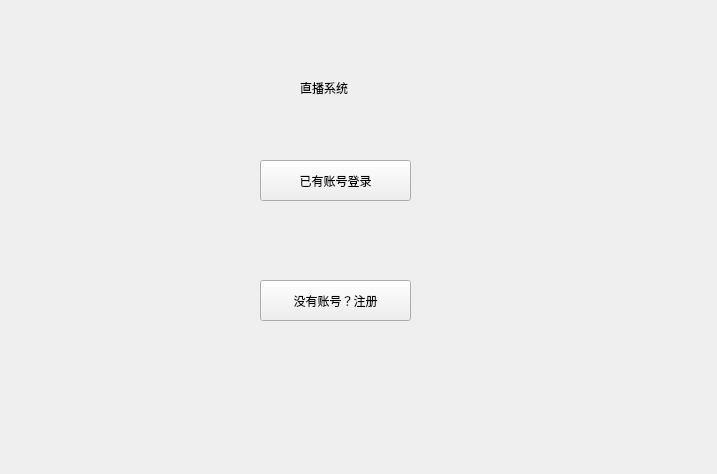
<?xml version="1.0" encoding="UTF-8"?>
<ui version="4.0">
 <class>Form</class>
 <widget class="QWidget" name="Form">
  <property name="geometry">
   <rect>
    <x>0</x>
    <y>0</y>
    <width>717</width>
    <height>474</height>
   </rect>
  </property>
  <property name="windowTitle">
   <string>Form</string>
  </property>
  <widget class="QPushButton" name="pushButton">
   <property name="geometry">
    <rect>
     <x>260</x>
     <y>160</y>
     <width>151</width>
     <height>41</height>
    </rect>
   </property>
   <property name="text">
    <string>已有账号登录</string>
   </property>
  </widget>
  <widget class="QPushButton" name="pushButton_2">
   <property name="geometry">
    <rect>
     <x>260</x>
     <y>280</y>
     <width>151</width>
     <height>41</height>
    </rect>
   </property>
   <property name="text">
    <string>没有账号？注册</string>
   </property>
  </widget>
  <widget class="QLabel" name="label">
   <property name="geometry">
    <rect>
     <x>300</x>
     <y>80</y>
     <width>72</width>
     <height>15</height>
    </rect>
   </property>
   <property name="text">
    <string>直播系统</string>
   </property>
  </widget>
 </widget>
 <resources/>
 <connections/>
</ui>
